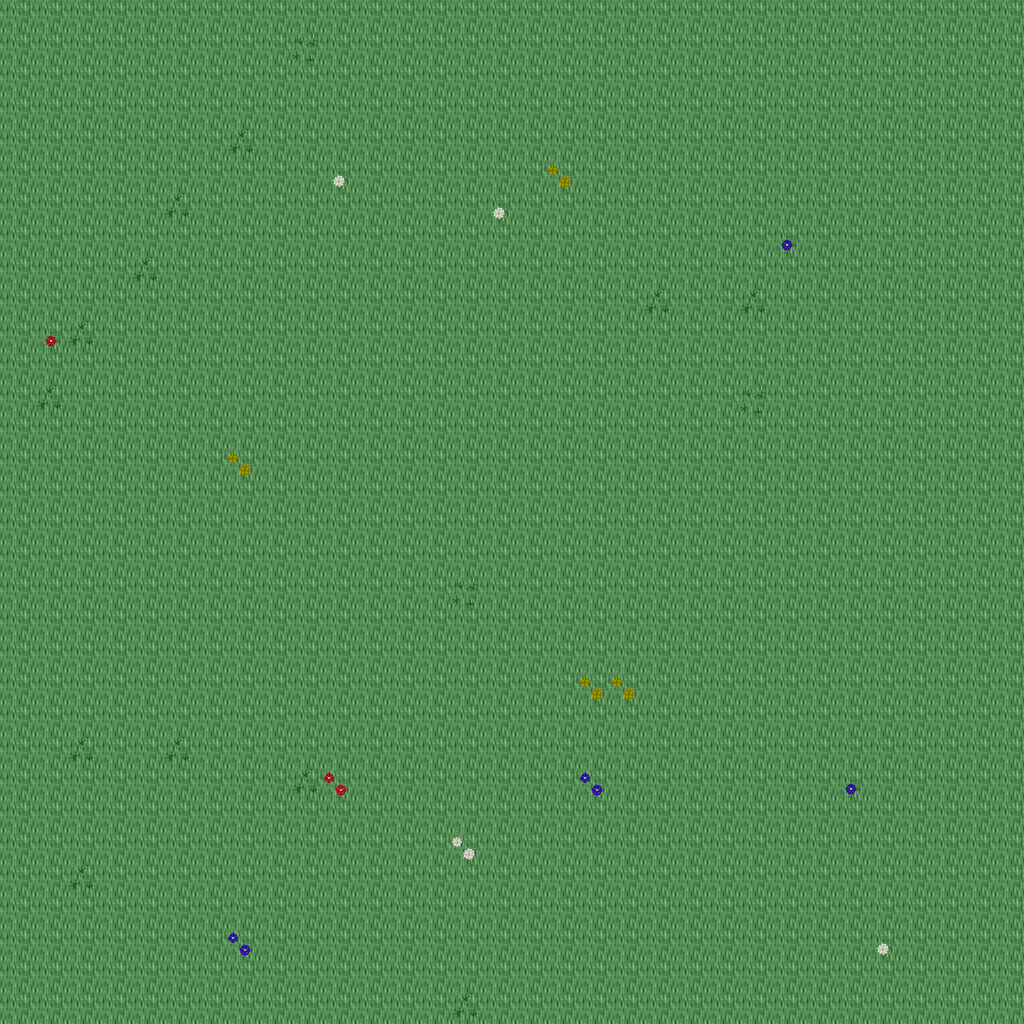

Rendered tile map (Tiled .tmx) drawn with the repository's tilesets; below, a short description and the map source with its tile grids summarised:
An orthogonal 32x32 tile map with 32x32 px tiles, 5 tile layers (Ground, Objects, Objects2, Above, ...), 1 hidden layer not drawn, 14 tilesets.

<map version="1.10" tiledversion="1.11.0" orientation="orthogonal" renderorder="right-down" width="32" height="32" tilewidth="32" tileheight="32" infinite="0" nextlayerid="11" nextobjectid="1">
 <tileset firstgid="1" name="ground_ground" tilewidth="32" tileheight="32" tilecount="33" columns="3">
  <image source="../drawable/ground_ground.png" width="96" height="352" />
 </tileset>
 <tileset firstgid="34" name="plant_flower_daisy_white" tilewidth="32" tileheight="32" tilecount="8" columns="2">
  <image source="../drawable/plant_flower_daisy_white.png" width="64" height="128" />
 </tileset>
 <tileset firstgid="42" name="plant_flower_daisy_yellow" tilewidth="32" tileheight="32" tilecount="8" columns="2">
  <image source="../drawable/plant_flower_daisy_yellow.png" width="64" height="128" />
 </tileset>
 <tileset firstgid="50" name="plant_flower_daisy_blue" tilewidth="32" tileheight="32" tilecount="8" columns="2">
  <image source="../drawable/plant_flower_daisy_blue.png" width="64" height="128" />
 </tileset>
 <tileset firstgid="58" name="plant_grasses" tilewidth="32" tileheight="32" tilecount="6" columns="3">
  <image source="../drawable/plant_grasses.png" width="96" height="64" />
 </tileset>
 <tileset firstgid="64" name="plant_flower_daisy_red" tilewidth="32" tileheight="32" tilecount="8" columns="2">
  <image source="../drawable/plant_flower_daisy_red.png" width="64" height="128" />
 </tileset>
 <tileset firstgid="72" name="plant_tree_tree_darkgreen" tilewidth="32" tileheight="32" tilecount="88" columns="8">
  <image source="../drawable/plant_tree_tree_darkgreen.png" width="256" height="352" />
 </tileset>
 <tileset firstgid="160" name="logic_creature_elf" tilewidth="32" tileheight="32" tilecount="16" columns="8">
  <image source="../drawable/logic_creature_elf.png" width="256" height="64" />
 </tileset>
 <tileset firstgid="176" name="logic_creature_animal" tilewidth="32" tileheight="32" tilecount="32" columns="8">
  <image source="../drawable/logic_creature_animal.png" width="256" height="128" />
 </tileset>
 <tileset firstgid="208" name="logic_collision" tilewidth="32" tileheight="32" tilecount="1" columns="1">
  <image source="../drawable/logic_collision.png" width="32" height="32" />
 </tileset>
 <tileset firstgid="209" name="logic_creature_ent" tilewidth="32" tileheight="32" tilecount="4" columns="4">
  <image source="../drawable/logic_creature_ent.png" width="128" height="32" />
 </tileset>
 <tileset firstgid="213" name="logic_creature_human_evil" tilewidth="32" tileheight="32" tilecount="16" columns="8">
  <image source="../drawable/logic_creature_human_evil.png" width="256" height="64" />
 </tileset>
 <tileset firstgid="229" name="ground_green_paving" tilewidth="32" tileheight="32" tilecount="18" columns="3">
  <image source="../drawable/ground_green_paving.png" width="96" height="192" />
 </tileset>
 <tileset firstgid="247" name="logic_protection" tilewidth="32" tileheight="32" tilecount="2" columns="2">
  <image source="../drawable/logic_protection.png" width="64" height="32" />
 </tileset>
 <layer id="1" name="Ground" width="32" height="32">
  <data>[1024 cells, 1024 non-empty, 1 distinct tile ids]</data>
 </layer>
 <layer id="2" name="Objects" width="32" height="32">
  <data>[1024 cells, 29 non-empty, 9 distinct tile ids]</data>
 </layer>
 <layer id="3" name="Objects2" width="32" height="32">
  <data>[1024 cells, 0 non-empty, 0 distinct tile ids]</data>
 </layer>
 <layer id="4" name="Above" width="32" height="32">
  <data>[1024 cells, 0 non-empty, 0 distinct tile ids]</data>
 </layer>
 <layer id="5" name="Above2" width="32" height="32">
  <data>[1024 cells, 0 non-empty, 0 distinct tile ids]</data>
 </layer>
 <layer id="6" name="Walkable" width="32" height="32" visible="0">
  <data>[1024 cells, 0 non-empty, 0 distinct tile ids]</data>
 </layer>
 <objectgroup id="7" name="Mapevents" />
 <objectgroup id="8" name="Spawn" />
 <objectgroup id="9" name="Keys" />
 <objectgroup id="10" name="Replace" />
</map>
